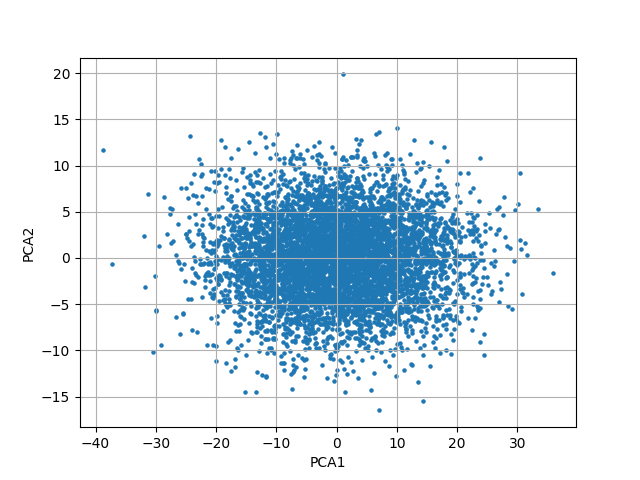

Here is the Python script that generated this plot:
#Name: Min-Hsueh Chiu
#USCID: 9656645860

import numpy as np
import pandas as pd
from numpy import linalg as LA
import matplotlib.pyplot as plt

class PCA():
    def __init__(self, k):
        self.k = k



    def fit(self, x):
        if not isinstance(x, np.ndarray):
            raise Exception("Type of x should be numpy") 

        '''
        #covariance method 1
        mu = x.mean(axis = 0)
        mu_bar = x - mu
        covariance = np.dot(mu_bar.T, mu_bar)/len(x)
        '''
        
        #covariance method 2
        covariance = np.cov(x.T, bias = True)

        lamda, v = LA.eig(covariance)

        lamda_sort = lamda.argsort()[::-1] #[::-1] giving the order decreasing


        self.v_truncate = v[:,lamda_sort[0:self.k]]

        


    def transform(self, x):

        return(np.dot(self.v_truncate.T, x.T).T)






def main():
    x = pd.read_csv('pca-data.txt', sep = '\t', header = None).to_numpy()
    pca = PCA(2)
    pca.fit(x)
    output = pca.transform(x)
    print(pca.v_truncate)


    #plot
    plt.scatter(output[:,0], output[:,1], s = 5)
    plt.xlabel('PCA1')
    plt.ylabel('PCA2')
    plt.grid()
    plt.savefig('hw3_PCA.png')



if __name__ == '__main__':
    main()